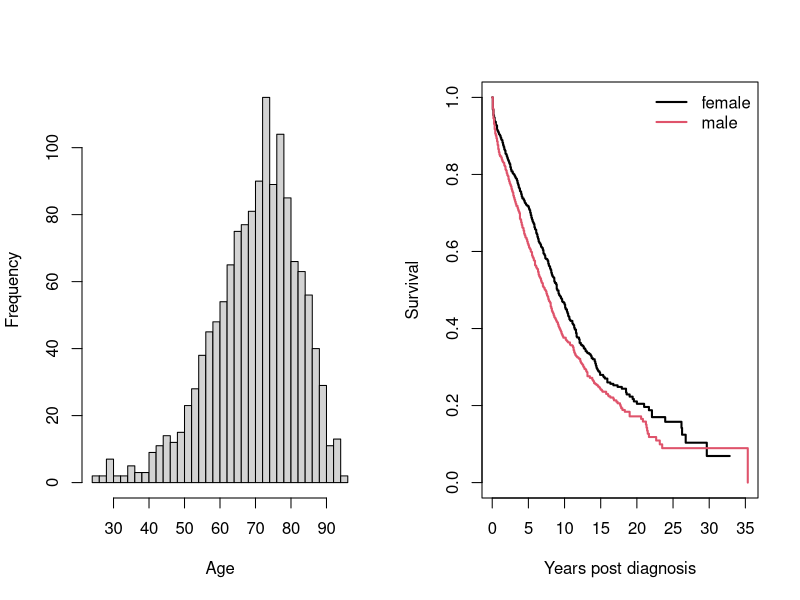
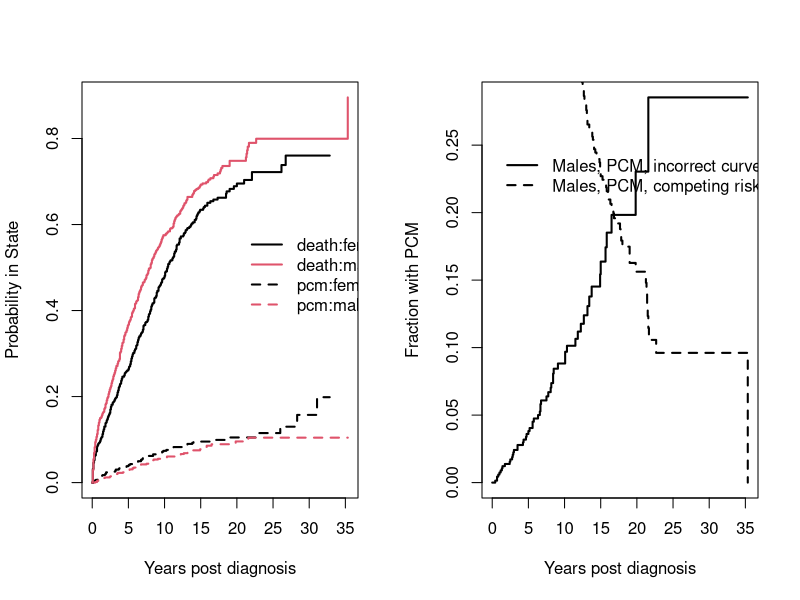
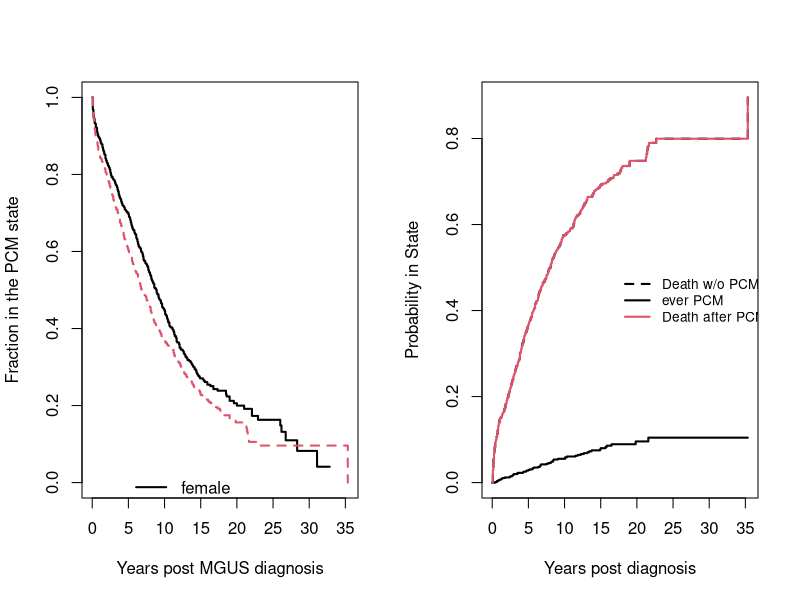

These charts were generated, in order, by the following R code:
## ---- chunk 1
library(survival)
par(mfrow=c(1,2))
hist(mgus2$age, nclass=30, main='', xlab="Age")
with(mgus2, tapply(age, sex, mean))
mfit1 <- survfit(Surv(futime, death) ~ sex, data=mgus2)
mfit1
plot(mfit1, col=c(1,2), xscale=12, mark.time=FALSE, lwd=2,
xlab="Years post diagnosis", ylab="Survival")
legend("topright", c("female", "male"), col=1:2, lwd=2, bty='n')
## ---- chunk 2
etime <- with(mgus2, ifelse(pstat==0, futime, ptime))
event <- with(mgus2, ifelse(pstat==0, 2*death, 1))
event <- factor(event, 0:2, labels=c("censor", "pcm", "death"))
table(event)
mfit2 <- survfit(Surv(etime, event) ~ sex, data=mgus2)
print(mfit2, rmean=240, scale=12)
mfit2$transitions
plot(mfit2, col=c(1,2,1,2), lty=c(2,2,1,1),
  mark.time=FALSE, lwd=2, xscale=12,
  xlab="Years post diagnosis", ylab="Probability in State")
legend(240, .6, c("death:female", "death:male", "pcm:female", "pcm:male"),
  col=c(1,2,1,2), lty=c(1,1,2,2), lwd=2, bty='n')
## ---- chunk 3
pcmbad <- survfit(Surv(etime, pstat) ~ sex, data=mgus2)
plot(pcmbad[2], mark.time=FALSE, lwd=2, fun="event", conf.int=FALSE, xscale=12,
  xlab="Years post diagnosis", ylab="Fraction with PCM")
lines(mfit2[2,1], lty=2, lwd=2, mark.time=FALSE, conf.int=FALSE)
legend(0, .25, c("Males, PCM, incorrect curve", "Males, PCM, competing risk"),
  col=1, lwd=2, lty=c(1,2), bty='n')
## ---- chunk 4
ptemp <- with(mgus2, ifelse(ptime==futime & pstat==1, ptime-.1, ptime))
newdata <- tmerge(mgus2, mgus2, id=id, death=event(futime, death),
  pcm = event(ptemp, pstat))
newdata <- tmerge(newdata, newdata, id, enum=cumtdc(tstart))
with(newdata, table(death, pcm))

temp <- with(newdata, ifelse(death==1, 2, pcm))
newdata$event <- factor(temp, 0:2, labels=c("censor", "pcm", "death"))
mfit3 <- survfit(Surv(tstart, tstop, event) ~ sex, data=newdata, id=id)
print(mfit3, rmean=240, digits=2)
mfit3$transitions
plot(mfit3[,1], mark.time=FALSE, col=1:2, lty=1:2, lwd=2,
  xscale=12, xlab="Years post MGUS diagnosis", ylab="Fraction in the PCM state")
legend(48, .04, c("female", "male"), lty=1:2, col=1:2, lwd=2, bty='n')
## ---- chunk 5
# Death after PCM will correspond to data rows with
# enum = 2 and event = death
d2 <- with(newdata, ifelse(enum==2 & event=='death', 4, as.numeric(event)))
e2 <- factor(d2, labels=c("censor", "pcm", "death w/o pcm",
  "death after pcm"))
mfit4 <- survfit(Surv(tstart, tstop, e2) ~ sex, data=newdata, id=id)
plot(mfit2[2,], lty=c(1,2),
  xscale=12, mark.time=FALSE, lwd=2,
  xlab="Years post diagnosis", ylab="Probability in State")
lines(mfit4[2,3], mark.time=FALSE, col=2, lty=1, lwd=2,
  conf.int=FALSE)
legend(200, .5, c("Death w/o PCM", "ever PCM",
  "Death after PCM"), col=c(1,1,2), lty=c(2,1,1),
  lwd=2, bty='n', cex=.82)
